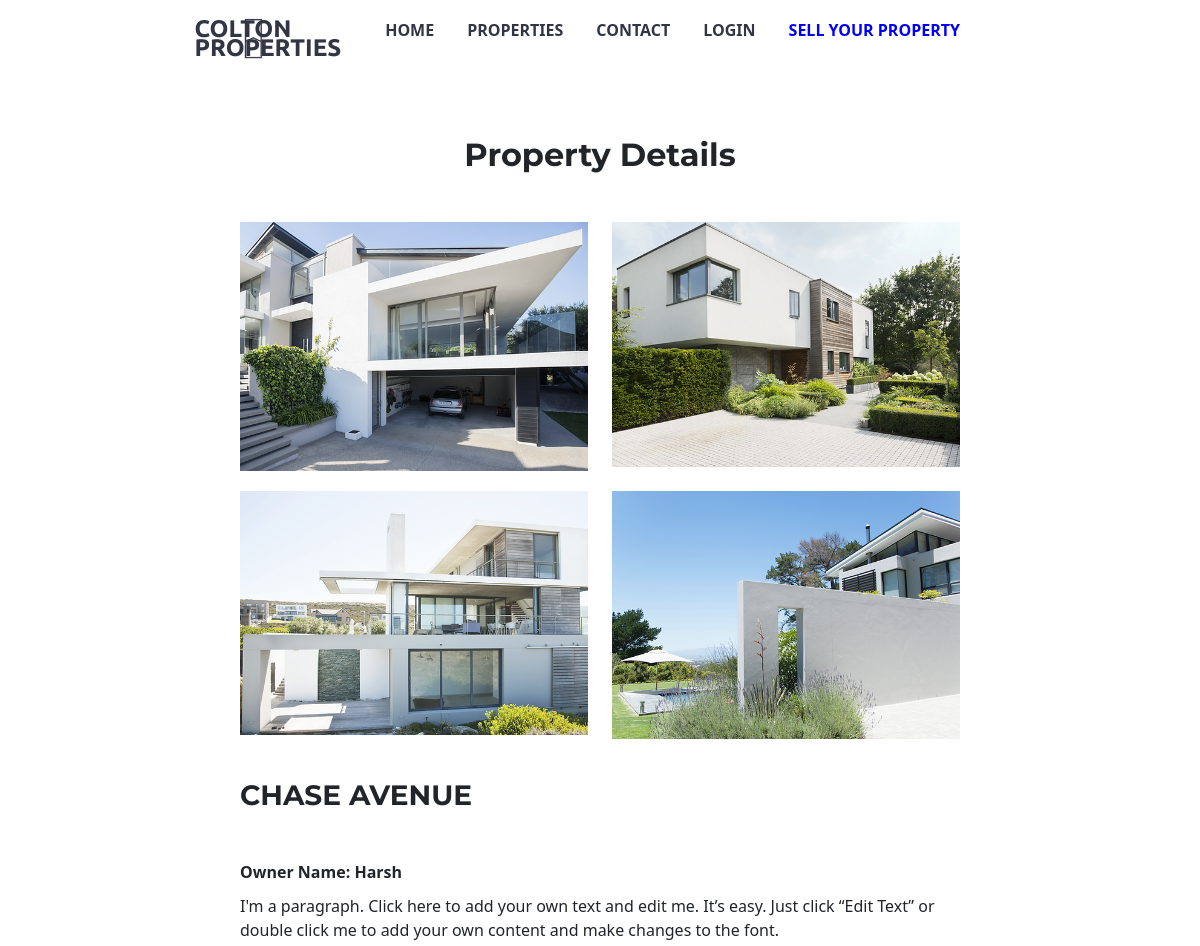
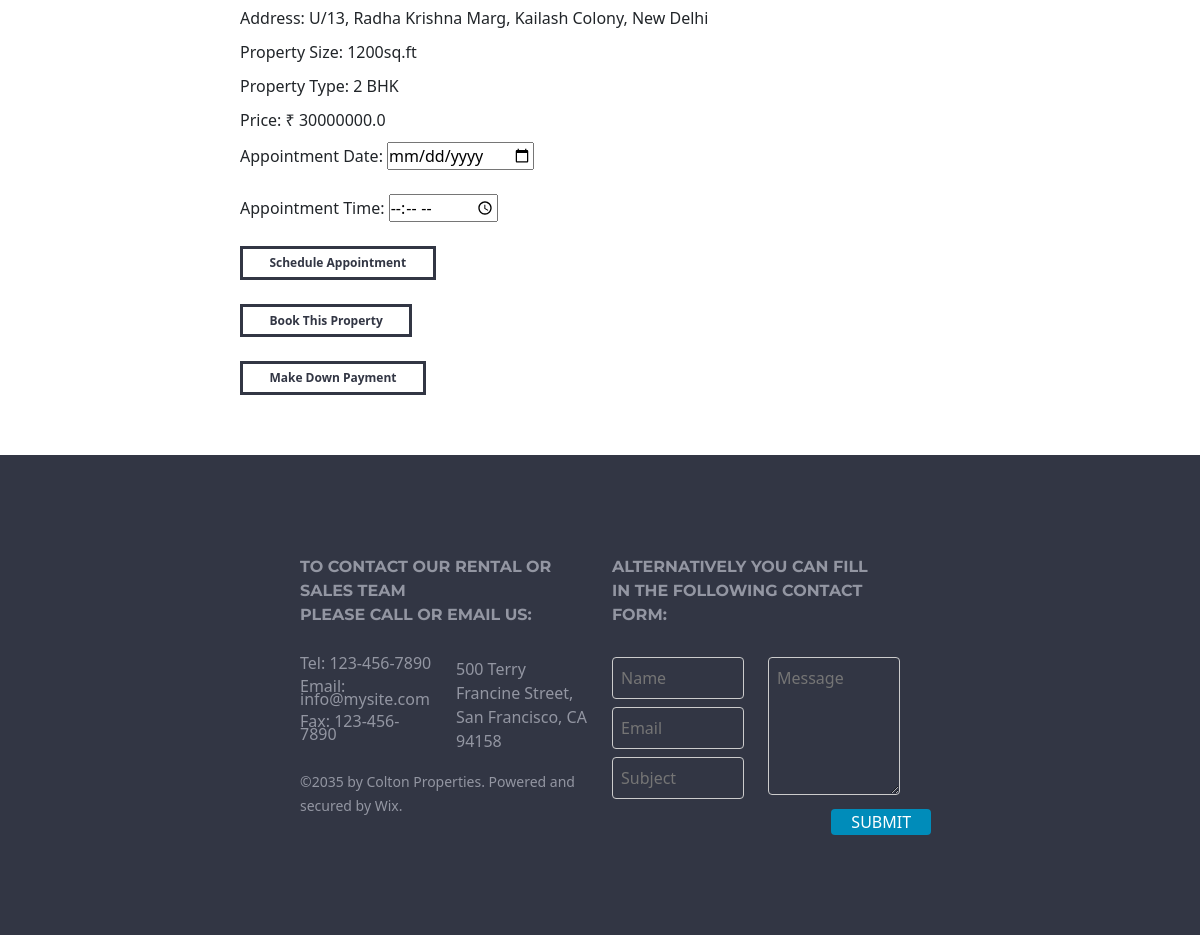
Screenshot of /property/3 with the database file from the repository (2 pictures, top to bottom).
### app.py (models this page shows)
class Property(db.Model):
    id = db.Column(db.Integer, primary_key=True)
    owner_name = db.Column(db.String(100), db.ForeignKey('owner.owner_name'), nullable=False)
    address = db.Column(db.String(200), nullable=False)
    property_name = db.Column(db.String(100), nullable=False)
    property_description = db.Column(db.Text, nullable=False)
    property_size = db.Column(db.String(20), nullable=False)
    property_type = db.Column(db.String(50), nullable=False)
    price = db.Column(db.Float, nullable=False)
    image1 = db.Column(db.String(200))
    image2 = db.Column(db.String(200))
    image3 = db.Column(db.String(200))
    image4 = db.Column(db.String(200))
    image5 = db.Column(db.String(200))
    image6 = db.Column(db.String(200))

### app.py (the view)
@app.route('/property/<int:id>')
def property_details(id):
    property = Property.query.get_or_404(id)
    return render_template('property_details.html', property=property, id=id, owner_name=property.owner_name)

### templates/property_details.html (shortened to what this page needs)
<!DOCTYPE html>
<html lang="en">
<head>
    <link
      rel="stylesheet"
      type="text/css"
      href="{{ url_for('static', filename='css/index_css.css') }}" />
    <link rel="stylesheet" type="text/css" href="{{ url_for('static', filename='css/index_css.css') }}" />
    <link href="https://cdn.jsdelivr.net/npm/bootstrap@5.3.0-alpha2/dist/css/bootstrap.min.css" rel="stylesheet">
    <link rel="stylesheet" href="https://use.fontawesome.com/releases/v5.15.4/css/all.css">
</head>
<body>
    <header>
        <nav class="navbar">
            <img src="{{url_for('static', filename='/images/logo.png')}}" alt="Logo" height="50rem" width="25rem" / >
            <a href="/" class="nav-brand">COLTON <br> PROPERTIES</a>
            <ul class="nav-items">
                <li><a href="/">HOME</a></li>
                <li><a href="#properties">PROPERTIES</a></li>
                <li><a href="#footer">CONTACT</a></li>
                {% if 'user_id' in session %}
                <li><a href="/logout">LOGOUT</a></li>
                {% else %}
                <li><a href="/client_login">LOGIN</a></li>
                {% endif %}
                <li><a href="/owner_login" class="sell-property"style="color: blue;">SELL YOUR PROPERTY</a></li>
            </ul>
          </nav>
    </header>
    <main>
      <section id="property-details" style="margin: 5% 20%;">
        <h2 class="text-center mb-5" style="font-weight: bolder; text-align: center;">Property Details</h2>
        <div class="row">
            <div class="col-md-6">
                <img src="/{{ property.image1 }}" alt="Property Image 1" height="254px" width="260px">
            </div>
            <div class="col-md-6">
                <img src="/{{ property.image2 }}" alt="Property Image 2" height="254px" width="260px">
            </div>
        </div>
        <div class="row">
            <div class="col-md-6">
                <img src="/{{ property.image3 }}" alt="Property Image 3" height="254px" width="260px">
            </div>
            <div class="col-md-6">
                <img src="/{{ property.image4 }}" alt="Property Image 4" height="254px" width="260px">
            </div>
        </div>
        <div class="row">
            <div class="col-md-12">
                <h3 class="mb-5" style="font-weight: bolder;">{{ property.property_name }}</h3>
                <p><b>Owner Name: {{ property.owner_name }}</b></p>
                <p>{{ property.property_description}}</p>
                <p>Address: {{ property.address }}</p>
                <p>Property Size: {{ property.property_size }}</p>
                <p>Property Type: {{ property.property_type }}</p>
                <p>Price: ₹ {{ property.price }}</p>
                <form method="POST" action="/schedule_appointment?id={{ property.id }}&owner_name={{ property.owner_name }}">
                    <label for="appointment_date">Appointment Date:</label>
                    <input type="date" id="appointment_date" name="appointment_date" required><br><br>
                    <label for="appointment_time">Appointment Time:</label>
                    <input type="time" id="appointment_time" name="appointment_time" required><br><br>
                    <input type="submit" value="Schedule Appointment" class="property-btn"><br><br>
                </form>
                <button class="property-btn" id="bookPropertyBtn"><a href="{{ url_for('book_property', pid=property.id) }}"id="property-btn">Book This Property</a></button><br><br>
                <button class="property-btn" id="payamountBtn"><a href="{{ url_for('down_payment', prop_id=property.id) }}"id="property-btn">Make Down Payment</a></button>
            </div>
        </div>
    </section>
    </main>
    <footer class="footer" id="footer">
        <div class="footer row">
          <div class="contact-info col-md-6">
            <h4 style="font-weight: bolder;">TO CONTACT OUR RENTAL OR SALES TEAM <br>PLEASE CALL OR EMAIL US:</h4>
            <div class="row">
              <div class="col-md-6">
                <p>Tel: 123-456-7890</p>
                <p>Email: info@mysite.com</p>
                <p>Fax: 123-456-7890</p>
              </div>
              <div class="col-md-6">
                <address>500 Terry Francine Street, San Francisco, CA 94158</address>
              </div>
            </div>
            <small>©2035 by Colton Properties. Powered and secured by Wix.</small>
          </div>
          <div class="contact-form col-md-6">
              <h4 style="font-weight: bolder;">ALTERNATIVELY YOU CAN FILL <br> IN THE FOLLOWING CONTACT FORM:</h4>
              <form action="/submit_form" method="post">
                  <div class="row">
                    <div class="col-md-6">
                      <input type="text" name="name" placeholder="Name"><br>
                      <input type="email" name="email" placeholder="Email"><br>
                      <input type="text" name="subject" placeholder="Subject"><br>
                    </div>
                    <div class="col-md-6" id="message">
                      <textarea name="message" placeholder="Message" rows="5"></textarea><br>
                      <button type='submit' style="margin-left: 48%;">SUBMIT</button>
                    </div>
                  </div>
               </form>
          </div>
      </div>
    </footer>
</body>
</html>

### static/css/index_css.css (style rules this page uses)
* { margin: 0; padding: 0; box-sizing: border-box; }
body { font-family: "Montserrat-black", sans-serif; text-align: center; }
h1, h2, h3, h4, h5, h6 { font-family: "Montserrat", sans-serif; }
.navbar { padding: 15px 0; display: flex; justify-content: space-between; font-weight: bold; }
.nav-brand { font-family: "Ubuntu", sans-serif; font-size: 1.5rem; line-height: 0.8; margin-left: -7%; color: #323644; text-decoration: none; }
.nav-items { list-style-type: none; display: flex; margin-right: 20%; align-items: flex-start; }
.nav-items li { margin-right: 33px; padding: 10px 0; }
.nav-items li:last-child { margin-right: 0; }
.nav-items a { color: #323644; text-decoration: none; }
.sell-property { margin-left: auto; }
.navbar img { margin-left: 20%; margin-right: 0; width: auto; padding: 0; }
#property-details { margin: 10% 20%; }
#property-details h2 { text-align: center; }
#property-details .row { margin-bottom: 20px; }
#property-details img { width: 100%; height: auto; }
#property-details h3 { margin-top: 20px; }
#property-details p { margin-bottom: 10px; }
.property-btn { background-color: transparent; color: #323644; border: solid #323644; padding: 0.4vw 2.2vw; font-size: 1vw; font-weight: 800; }
#property-btn { text-decoration: none; color: #323644; }
.footer { display: flex; justify-content: space-between; background-color: #323644; color: #9396a2; padding: 50px 150px; box-sizing: border-box; }
.contact-info p { margin-bottom: 10px; font-size: medium; line-height: 0.8; }
.contact-info h4, .contact-form h4 { margin-bottom: 30px; font-size: medium; line-height: 1.5; }
.contact-form input[type="text"], .contact-form input[type="email"], .contact-form textarea { width: 100%; padding: 8px; margin-bottom: 8px; border: 1px solid #ccc; border-radius: 4px; background-color: transparent; margin-right: 0%; }
.contact-form button { padding: 1px 20px; background-color: #008cba; color: white; border: none; border-radius: 4px; cursor: pointer; }

### rows the page displays
Property: property_name "CHASE AVENUE", owner_name "Harsh", property_description "I'm a paragraph. Click here to add your own text and edit me. It’s easy. Just click “Edit Text” or double click me to add your own content and make changes to the font.", address "U/13, Radha Krishna Marg, Kailash Colony, New Delhi", property_size "1200sq.ft", property_type "2 BHK", price "30000000.0"
